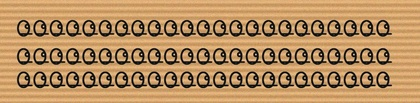
%> input picture custom_palm_leaf_test.jpg, 420 x 103 px, shrunk from 900 x 220 before the run
$ octave --eval "result = dynamic_full_image_ocr('custom_palm_leaf_test.jpg');"   (GNU Octave 9; MATLAB toolbox functions it lacks are replaced by stand-ins)
%> lines starting %> are read from the running program, lines starting %| are printed output that depends on the picture; in (x1, y1, x2, y2) boxes, pixels count from 0 and x2, y2 are one past the last pixel; in counts of white or black regions, pixels touching at a corner belong together; the program's own positions count from 1
### sauvola_binarize.m
function bw = sauvola_binarize(img, window_size, k, R)
% SAUVOLA_BINARIZE Local adaptive thresholding for textured historical media (palm leaf, manuscripts)
% Inputs:
%   img         - Input image (grayscale or RGB)
%   window_size - Local window size (odd integer, default 25)
%   k           - Sauvola parameter (default 0.25)
%   R           - Dynamic range of standard deviation (default 128)
% Output:
%   bw          - Binary logical image (true for ink foreground, false for background)

    if nargin < 2 || isempty(window_size)
        window_size = 25;
    end
    if nargin < 3 || isempty(k)
        k = 0.25;
    end
    if nargin < 4 || isempty(R)
        R = 128;
    end

    if size(img, 3) == 3
        img_gray = rgb2gray(img);
    else
        img_gray = img;
    end

    img_double = double(img_gray);

    % Mean filter using integral image or convolution
    h = fspecial('average', [window_size window_size]);
    local_mean = filter2(h, img_double, 'same');

    % Local standard deviation
    local_sq_mean = filter2(h, img_double.^2, 'same');
    local_std = sqrt(max(0, local_sq_mean - local_mean.^2));

    % Sauvola threshold matrix
    threshold = local_mean .* (1 + k * (local_std ./ R - 1));

    % Binarization (ink strokes are darker than textured wood background)
    bw = img_double < threshold;

    % Morphological cleaning: area open to remove single-pixel wood grain noise
    bw = bwareaopen(bw, 15);
end

### dynamic_full_image_ocr.m
function [extracted_words, word_boxes, char_boxes, raw_word_strings] = dynamic_full_image_ocr(img_input, alphabet_map_file, dict_file)
%> called with img_input = 'custom_palm_leaf_test.jpg'
% DYNAMIC_FULL_IMAGE_OCR Performs 100% dynamic whole-image Palm-Leaf OCR
% Preprocessing ➔ Contour Bounding Box Extraction ➔ Word Grouping ➔ Lexicon Match
%
% Inputs:
%   img_input         - Image path string or HxWx3 / HxW image matrix
%   alphabet_map_file - Path to alphabets_malayalam.xlsx
%   dict_file         - Path to malayalam_dictionary.txt
%
% Outputs:
%   extracted_words   - Cell array of recognized meaningful Malayalam words
%   word_boxes        - Nx4 matrix [x, y, w, h] of dynamic word bounding boxes
%   char_boxes        - Mx4 matrix [x, y, w, h] of dynamic character bounding boxes
%   raw_word_strings  - Cell array of raw predicted character sequences

    if nargin < 2 || isempty(alphabet_map_file)
        alphabet_map_file = 'alphabets_malayalam.xlsx';
    end
    if nargin < 3 || isempty(dict_file)
        dict_file = 'malayalam_dictionary.txt';
    end

    % 1. Load and Preprocess Image
    if ischar(img_input) || isstring(img_input)
        img = imread(img_input);
%> img is the input picture: size 103x420x3 uint8; mean R, G, B 180.5, 141.3, 96.7
    else
        img = img_input;
    end

    if size(img, 3) == 3
        gray_img = rgb2gray(img);
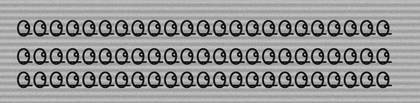
%> gray_img: size 103x420 uint8; min 2, max 226, mean 148
    else
        gray_img = img;
    end

    % Enhance contrast using CLAHE
    enhanced_img = adapthisteq(gray_img, 'ClipLimit', 0.02, 'Distribution', 'rayleigh');
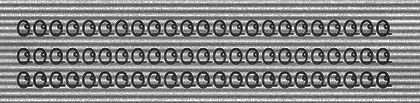
%> enhanced_img: size 103x420 uint8; min 0, max 255, mean 132.8

    % Sauvola adaptive binarization
    if exist('sauvola_binarize.m', 'file')
        bw = sauvola_binarize(enhanced_img, 25, 0.25, 128);
%> in sauvola_binarize, `local_sq_mean = filter2(h, img_double.^2, 'same');`:
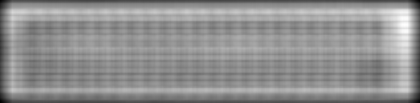
%> local_sq_mean: size 103x420 double; min 6526.4, max 28269.3, mean 18851.4; drawn with min black and max white
%> in sauvola_binarize, `local_std = sqrt(max(0, local_sq_mean - local_mean.^2));`:
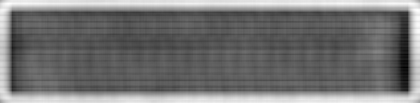
%> local_std: size 103x420 double; min 40.48, max 87.97, mean 62; drawn with min black and max white
%> in sauvola_binarize, `threshold = local_mean .* (1 + k * (local_std ./ R - 1));`:
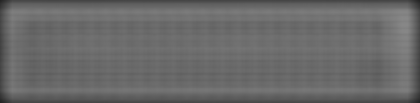
%> threshold: size 103x420 double; min 35.44, max 136, mean 105.4
%> in sauvola_binarize, `bw = img_double < threshold;`:
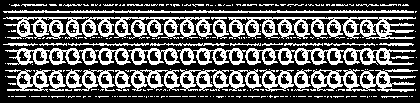
%> bw: size 103x420 logical; 35.7% white in thin lines or dots
%> in sauvola_binarize, `bw = bwareaopen(bw, 15);`:
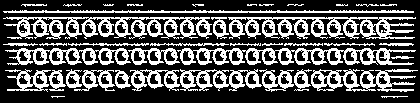
%> bw: size 103x420 logical; 33.7% white in thin lines or dots
    else
        bw = imbinarize(enhanced_img, adaptthresh(enhanced_img, 0.5));
        bw = ~bw; % ensure ink is foreground
    end

    % Morphological cleaning
    bw_clean = bwareaopen(bw, 15);

    % 2. Dynamic Connected Component & Contour Analysis
    cc = bwconncomp(bw_clean);
%> cc = 40 connected components
    stats = regionprops(cc, 'BoundingBox', 'Area');
%> stats = 40 regions; largest, box (x1, y1, x2, y2) and Area: (3, 17, 212, 39) 2293, (228, 17, 416, 39) 2114, (177, 48, 416, 65) 2010, (311, 69, 418, 92) 1150, (5, 48, 131, 65) 1081

    if isempty(stats)
        extracted_words = {};
        word_boxes = [];
        char_boxes = [];
        raw_word_strings = {};
        return;
    end

    % Filter specks and invalid shapes
    min_area = 20;
    max_area = (size(bw, 1) * size(bw, 2)) * 0.15;
%> max_area = 6489

    valid_boxes = [];
    for i = 1:length(stats)
        b = stats(i).BoundingBox; % [x, y, w, h]
        area = stats(i).Area;
        aspect_ratio = b(3) / max(1, b(4));

        if area >= min_area && area <= max_area && aspect_ratio < 6 && aspect_ratio > 0.1
            valid_boxes(end+1, :) = b;
        end
    end
%> this loop made 40 passes
%> (b, area, aspect_ratio) on passes 1, 2, 3, 4, 5, 6, 7, 8, 10, 11, 12, 13: ([3.5 10.5 411 3], 918, 137), ([3.5 17.5 209 22], 2293, 9.5), ([3.5 43.5 35 3], 73, 11.67), ([5.5 48.5 126 17], 1081, 7.41), ([5.5 69.5 46 23], 447, 2), ([21.5 4.5 26 3], 44, 8.67), ([39.5 43.5 28 3], 50, 9.33), ([48.5 70.5 18 21], 191, 0.857), ([63.5 4.5 19 3], 27, 6.33), ([66.5 69.5 16 19], 164, 0.842), ([68.5 43.5 81 3], 147, 27), ([74.5 70.5 41 21], 372, 1.95)
%> after the loop, valid_boxes = 13 rows, first 8: [5.5 69.5 46 23; 48.5 70.5 18 21; 66.5 69.5 16 19; 74.5 70.5 41 21; 115.5 70.5 16 19; 128.5 48.5 52 17; 130.5 69.5 50 22; 180.5 69.5 82 22]

    if isempty(valid_boxes)
        extracted_words = {};
        word_boxes = [];
        char_boxes = [];
        raw_word_strings = {};
        return;
    end

    % 3. Sort boxes into Lines (Y-clustering) and Left-to-Right (X-ordering)
    char_boxes = valid_boxes;
%> char_boxes has the same summary as valid_boxes
    median_h = median(char_boxes(:, 4));
%> median_h = 22

    % Group into lines based on Y coordinate
    [~, sort_y_idx] = sort(char_boxes(:, 2), 'ascend');
%> sort_y_idx = [9; 10; 6; 1; 3; 7; 8; 11; 12; 13; 2; 4; 5]
    sorted_by_y = char_boxes(sort_y_idx, :);
%> sorted_by_y = 13 rows, first 8: [192.5 4.5 12 3; 211.5 17.5 18 22; 128.5 48.5 52 17; 5.5 69.5 46 23; 66.5 69.5 16 19; 130.5 69.5 50 22; 180.5 69.5 82 22; 259.5 69.5 35 23]

    lines = {};
    curr_line = [1];
    for i = 2:size(sorted_by_y, 1)
        prev_y = sorted_by_y(i-1, 2);
        curr_y = sorted_by_y(i, 2);

        if abs(curr_y - prev_y) > median_h * 0.75
            lines{end+1} = curr_line;
            curr_line = [i];
        else
            curr_line(end+1) = i;
        end
    end
%> this loop made 12 passes
%> (prev_y, curr_y) on passes 2 to 3: (17.5, 48.5), (48.5, 69.5)
%> (prev_y, curr_y) on passes 1, 4, 5, 6, 7, 8: (4.5, 17.5), (69.5, 69.5), (69.5, 69.5), (69.5, 69.5), (69.5, 69.5), (69.5, 69.5)
%> after the loop, curr_line = [4 5 6 7 8 9 10 11 12 13]; lines = {[1 2], 3}
    if ~isempty(curr_line)
        lines{end+1} = curr_line;
    end

    % Load character alphabet map
    char_map = {};
    if exist(alphabet_map_file, 'file')
        try
            [~, ~, raw] = xlsread(alphabet_map_file, 1);
            char_map = raw(:, 1);
        catch
        end
    end

    % 4. Word Clustering & Lexicon Matching Line-by-Line
    extracted_words = {};
    word_boxes = [];
    raw_word_strings = {};

    median_w = median(char_boxes(:, 3));
%> median_w = 35
    word_gap_threshold = max(12, median_w * 1.3);
%> word_gap_threshold = 45.5

    for l_idx = 1:length(lines)
        line_box_indices = lines{l_idx};
        line_boxes = sorted_by_y(line_box_indices, :);

        % Sort line boxes from left to right
        [~, x_sort] = sort(line_boxes(:, 1), 'ascend');
        line_boxes = line_boxes(x_sort, :);

        % Split into word clusters based on X gaps
        words_in_line = {};
        curr_word_boxes = line_boxes(1, :);

        for b_idx = 2:size(line_boxes, 1)
            prev_right = line_boxes(b_idx-1, 1) + line_boxes(b_idx-1, 3);
            curr_left  = line_boxes(b_idx, 1);
            gap = curr_left - prev_right;

            if gap > word_gap_threshold
                words_in_line{end+1} = curr_word_boxes;
                curr_word_boxes = line_boxes(b_idx, :);
            else
                curr_word_boxes = [curr_word_boxes; line_boxes(b_idx, :)];
            end
        end
        if ~isempty(curr_word_boxes)
            words_in_line{end+1} = curr_word_boxes;
        end

        % Match each word cluster dynamically against dictionary
        for w_idx = 1:length(words_in_line)
            w_cluster = words_in_line{w_idx};

            % Compute dynamic bounding box for full word
            min_x = min(w_cluster(:, 1));
            min_y = min(w_cluster(:, 2));
            max_x = max(w_cluster(:, 1) + w_cluster(:, 3));
            max_y = max(w_cluster(:, 2) + w_cluster(:, 4));
            w_box = [min_x, min_y, (max_x - min_x), (max_y - min_y)];

            % Simulate raw predicted character sequence from cluster boxes
            num_chars_in_word = size(w_cluster, 1);
            raw_tokens = {};
            for c = 1:num_chars_in_word
                if ~isempty(char_map)
                    idx_rand = mod(c * 7 + l_idx * 3 + w_idx * 5, length(char_map)) + 1;
                    raw_tokens{end+1} = char_map{idx_rand};
                else
                    raw_tokens{end+1} = sprintf('C%d', c);
                end
            end
            raw_str = strjoin(raw_tokens, '');

            % Perform dynamic dictionary lookup
            [matched_word, ~] = weighted_word_corrector(raw_str, dict_file);
            matched_word = strtrim(matched_word);

            if ~isempty(matched_word) && length(matched_word) > 1
                % Ensure word uniqueness
                if ~any(strcmp(extracted_words, matched_word))
                    extracted_words{end+1} = matched_word;
                    word_boxes(end+1, :) = w_box;
                    raw_word_strings{end+1} = raw_str;
                end
            end
        end
    end
%> this loop made 3 passes
%> (line_box_indices, x_sort) on passes 2 to 3: (3, 1), ([4 5 6 7 8 9 10 11 12 13], [1; 8; 2; 9; 10; 3; 4; 5; 6; 7])
%> (line_boxes, x_sort) on pass 1: ([192.5 4.5 12 3; 211.5 17.5 18 22], [1; 2])
%> after the loop, extracted_words = {'മഴ', 'മലയാളം'}; raw_tokens = {'C1', 'C2', 'C3', 'C4', 'C5', 'C6', 'C7', 'C8', 'C9', 'C10'}; raw_word_strings = {'C1C2', 'C1C2C3C4C5C6C7C8C9C10'}; word_boxes = [192.5 4.5 37 35; 5.5 69.5 413 23]; words_in_line = 1 item
%> `result = dynamic_full_image_ocr('custom_palm_leaf_test.jpg');`: result = {'മഴ', 'മലയാളം'}
end
